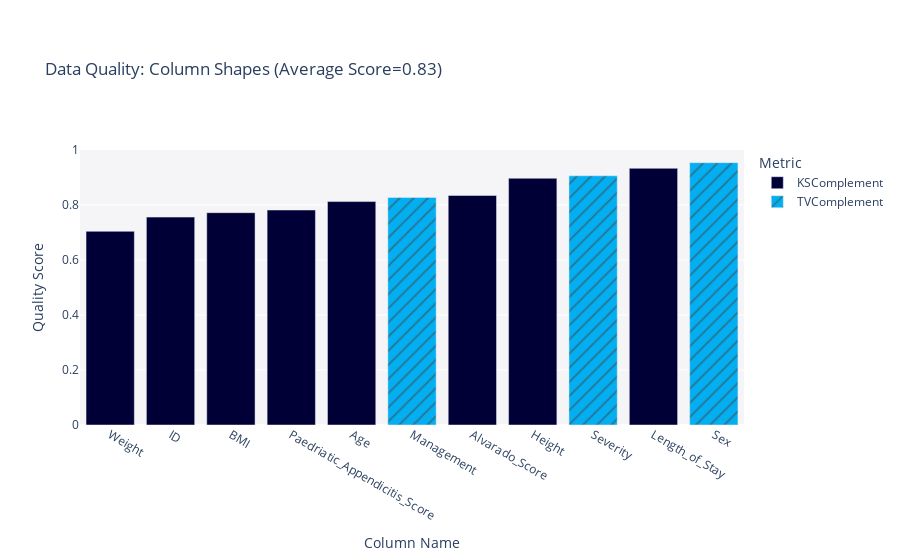

The notebook cell saved with this chart:
### Code cell
quality_report.get_visualization('Column Shapes')

### Figure 1 — Plotly figure (JSON) as saved in the notebook; plotly's stock layout.template omitted (floating-point values rounded to 4 significant figures)
{"data": [{"alignmentgroup": "True", "customdata": [["KSComplement"], ["KSComplement"], ["KSComplement"], ["KSComplement"], ["KSComplement"], ["KSComplement"], ["KSComplement"], ["KSComplement"]], "hovertemplate": "<b>%{hovertext}</b><br><br>Metric=%{customdata[0]}<br>Quality Score=%{y}<extra></extra>", "hovertext": ["ID", "Age", "BMI", "Height", "Weight", "Length_of_Stay", "Alvarado_Score", "Paedriatic_Appendicitis_Score"], "legendgroup": "KSComplement", "marker": {"color": "#000036", "pattern": {"shape": ""}}, "name": "KSComplement", "offsetgroup": "KSComplement", "orientation": "v", "showlegend": true, "textposition": "auto", "type": "bar", "x": ["ID", "Age", "BMI", "Height", "Weight", "Length_of_Stay", "Alvarado_Score", "Paedriatic_Appendicitis_Score"], "xaxis": "x", "y": [0.756, 0.8125, 0.7721, 0.8971, 0.7042, 0.9333, 0.8346, 0.7817], "yaxis": "y"}, {"alignmentgroup": "True", "customdata": [["TVComplement"], ["TVComplement"], ["TVComplement"]], "hovertemplate": "<b>%{hovertext}</b><br><br>Metric=%{customdata[0]}<br>Quality Score=%{y}<extra></extra>", "hovertext": ["Sex", "Management", "Severity"], "legendgroup": "TVComplement", "marker": {"color": "#03AFF1", "pattern": {"shape": "/"}}, "name": "TVComplement", "offsetgroup": "TVComplement", "orientation": "v", "showlegend": true, "textposition": "auto", "type": "bar", "x": ["Sex", "Management", "Severity"], "xaxis": "x", "y": [0.9539, 0.8272, 0.9063], "yaxis": "y"}], "layout": {"barmode": "relative", "legend": {"title": {"text": "Metric"}, "tracegroupgap": 0}, "margin": {"t": 150}, "plot_bgcolor": "#F5F5F8", "title": {"text": "Data Quality: Column Shapes (Average Score=0.83)"}, "xaxis": {"anchor": "y", "categoryorder": "total ascending", "domain": [0, 1], "title": {"text": "Column Name"}}, "yaxis": {"anchor": "x", "domain": [0, 1], "range": [0, 1], "title": {"text": "Quality Score"}}}}
